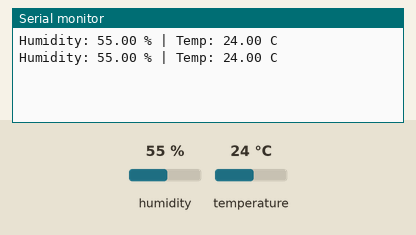
Recording of a sketch running on a simulated Arduino Uno, built with avr-gcc and run on an emulated ATmega328P. Shown: the last lines printed to the serial monitor. The test bench sets the inputs (shaded band); at power-on: humidity 55 %, temperature 24 °C.

Above: at 2.8 s.
2.9 s: humidity set to 22 %
At 5.1 s:
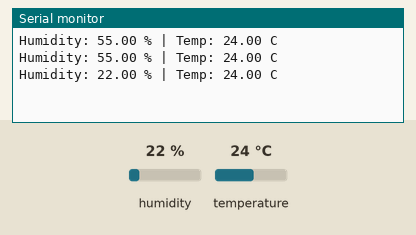
5.6 s: temperature set to 12 °C
At 6.8 s:
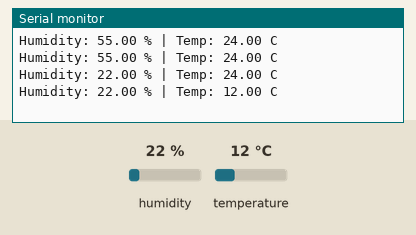
8.3 s: humidity set to 40 %
At 10.4 s:
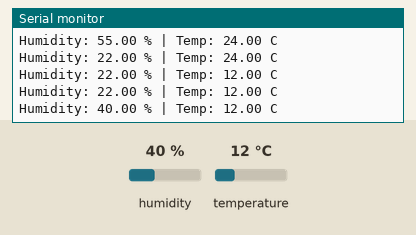
Timing chart, 0 to 11.9 s (numbered marks = the images above; inputs shaded):
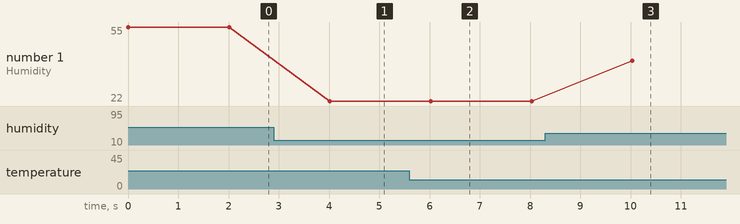

Measured:
- after the input at 2.9 s, the serial monitor: prints a new line after 1.1 s (image 1)
- after the input at 5.6 s, the serial monitor: prints a new line after 0.42 s (image 2)
- after the input at 8.3 s, the serial monitor: prints a new line after 1.7 s (image 3)
- plotted number 1: 55 → 22 after the input at 2.9 s, 22 → 40 after the input at 8.3 s

The sketch:

14_dht22_temperature_humidity.ino
```cpp
#include <DHT.h>

const int dhtPin = 2;
DHT dht(dhtPin, DHT22);

void setup() {
  Serial.begin(9600);
  dht.begin();
}

void loop() {
  float humidity = dht.readHumidity();
  float temperature = dht.readTemperature();

  Serial.print("Humidity: ");
  Serial.print(humidity);
  Serial.print(" % | Temp: ");
  Serial.print(temperature);
  Serial.println(" C");

  delay(2000);
}
```
